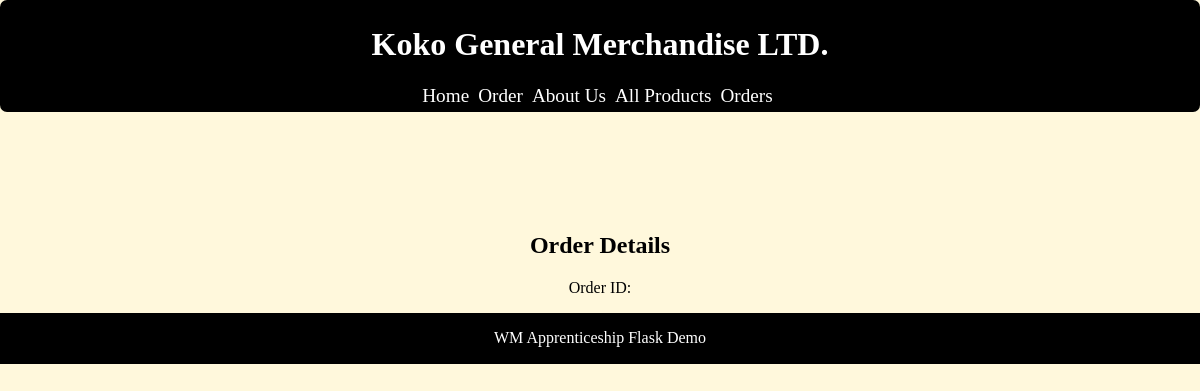
Page /order_details/8 on the earlier database version.
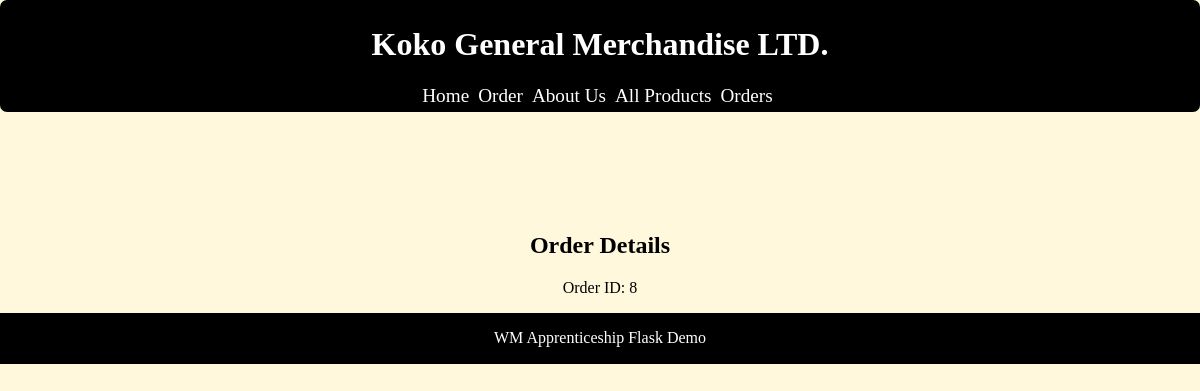
Same page on the later database version.
### tables this page shows
CREATE TABLE orders (
        id INTEGER PRIMARY KEY,
        product_id INTEGER NOT NULL,
        quantity INTEGER NOT NULL,
        subtotal REAL NOT NULL,
        country TEXT NOT NULL,
        payment_amount INTEGER
    );

### app.py (the view)
@app.get("/order_details/<int:order_id>")
def order_details(order_id):
    order=get_order(order_id)
    return render_template("order_details.html", order=order)

### database.py (called while the page is built)
def get_connection():
    connection = sqlite3.connect("app.db")
    connection.row_factory = sqlite3.Row
    return connection

def get_order(order_id):
    connection = get_connection()
    order = connection.execute(
        "SELECT * FROM orders WHERE id = ?",
        (order_id,),
    ).fetchone()
    connection.close()
    return order

### templates/order_details.html
{% extends "base.html" %}
{% block content %}
<h2>Order Details</h2>
<section style="display:inline; ">
    <p>Order ID: {{ order["id"]}}</p>
</section>
{% endblock %}

### templates/base.html (shortened to what this page needs)
<!DOCTYPE html>
<html lang="en">
<head>
    <link rel="stylesheet" href="{{url_for('static', filename='style.css')}}">
</head>
<body>
    {% include "partials/header.html"%}
    <main>
        {% block content %}{% endblock %}
    </main>
    {% include "partials/footer.html"%}
</body>
</html>

### templates/partials/header.html
<header>
    <h1>Koko General Merchandise LTD.</h1>
    <a href="/">Home</a>
    <a href="/order">Order</a>
    <a href="/about">About Us</a>
    <a href="/products">All Products</a>
    <a href="/orders">Orders</a>
</header>

### templates/partials/footer.html
<footer style="margin-bottom: 4px;">
    <p>WM Apprenticeship Flask Demo</p>
</footer>

### static/style.css (style rules this page uses)
h1 { color:white; }
h2 { color: black; }
body { background-color:cornsilk; text-align: center; margin-bottom: 1000px; margin: 0px; }
header { color: white; background-color: black; border-radius: 7px; margin-bottom: 120px; padding: 5px; }
a { color: white; font-size: larger; text-decoration: none; margin-right: 5px; }
footer { margin-bottom: 10px; position:relative; color: white; background-color: black; padding: 0.5px; }

Differences in the rows shown:
added orders: id "8"
